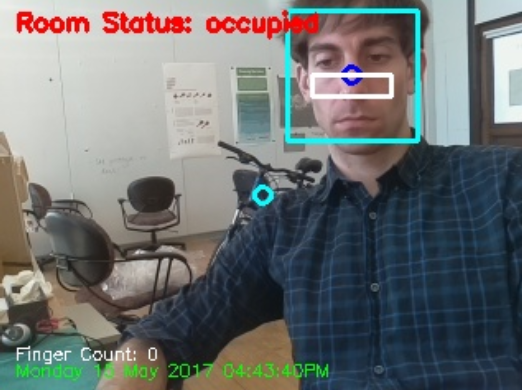
#> input picture SmartLamp/faceTrack.png, 522 x 390 px, given in place of the camera
$ python handDetection.py   (Python 2 division)   (older library calls are emulated)
#> lines starting #> are read from the running program, lines starting #| are printed output that depends on the picture; after the words box and inside, x2 and y2 are one past the last pixel; in counts of white or black regions, pixels touching at a corner belong together
import cv2
import numpy as np
import copy
import math
#from appscript import app

# Environment:
# OS    : Mac OS EL Capitan
# python: 3.5
# opencv: 2.4.13

# parameters
cap_region_x_begin=0.5  # start point/total width
cap_region_y_end=0.8  # start point/total width
threshold = 60  #  BINARY threshold
blurValue = 5  # GaussianBlur parameter
bgSubThreshold = 50

# variables
isBgCaptured = 0   # bool, whether the background captured
triggerSwitch = False  # if true, keyborad simulator works

def printThreshold(thr):
    print("! Changed threshold to "+str(thr))


def removeBG(frame):
    fgmask = bgModel.apply(frame)
    # kernel = cv2.getStructuringElement(cv2.MORPH_ELLIPSE, (3, 3))
    # res = cv2.morphologyEx(fgmask, cv2.MORPH_OPEN, kernel)

    kernel = np.ones((3, 3), np.uint8)
    fgmask = cv2.erode(fgmask, kernel, iterations=1)
    res = cv2.bitwise_and(frame, frame, mask=fgmask)
    return res


def calculateFingers(res,drawing):  # -> finished bool, cnt: finger count
    #  convexity defect
    hull = cv2.convexHull(res, returnPoints=False)
    if len(hull) > 3:
        defects = cv2.convexityDefects(res, hull)
        if type(defects) != type(None):  # avoid crashing.   (BUG not found)

            cnt = 0
            for i in range(defects.shape[0]):  # calculate the angle
                s, e, f, d = defects[i][0]
                start = tuple(res[s][0])
                end = tuple(res[e][0])
                far = tuple(res[f][0])
                a = math.sqrt((end[0] - start[0]) ** 2 + (end[1] - start[1]) ** 2)
                b = math.sqrt((far[0] - start[0]) ** 2 + (far[1] - start[1]) ** 2)
                c = math.sqrt((end[0] - far[0]) ** 2 + (end[1] - far[1]) ** 2)
                angle = math.acos((b ** 2 + c ** 2 - a ** 2) / (2 * b * c))  # cosine theorem
                if angle <= math.pi / 2:  # angle less than 90 degree, treat as fingers
                    cnt += 1
                    cv2.circle(drawing, far, 8, [211, 84, 0], -1)
            return True, cnt
    return False, 0


# Camera
camera = cv2.VideoCapture(0)
ret,frame1 = camera.read()
#> frame1 is the input picture: shape (390, 522, 3); mean B, G, R 113.6, 113.8, 109.8
cv2.imshow('firstimg',frame1)
threshold = 40
#cv2.namedWindow('trackbar')
#cv2.createTrackbar('trh1', 'trackbar', threshold, 100, printThreshold)


while camera.isOpened():
    ret, frame = camera.read()
    threshold = cv2.getTrackbarPos('trh1', 'trackbar')
    frame = cv2.bilateralFilter(frame, 5, 50, 100)  # smoothing filter
    frame = cv2.flip(frame, 1)  # flip the frame horizontally
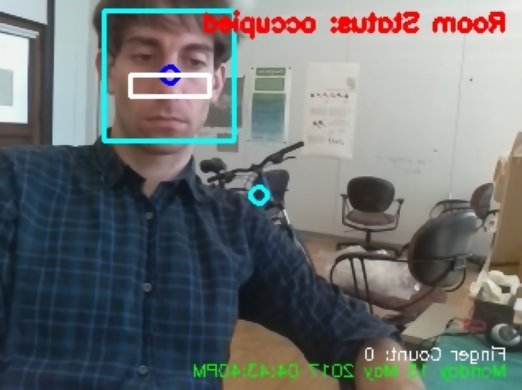
#> frame: shape (390, 522, 3); mean B, G, R 113.6, 113.8, 109.8
    cv2.rectangle(frame, (int(cap_region_x_begin * frame.shape[1]), 0),
                 (frame.shape[1], int(cap_region_y_end * frame.shape[0])), (255, 0, 0), 2)
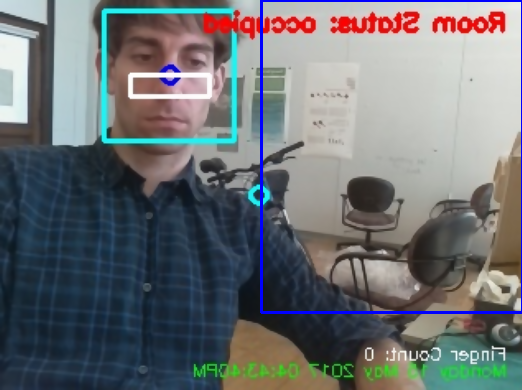
#> frame: shape (390, 522, 3); 1.25% of pixels changed, all inside (x1, y1, x2, y2) = (260, 0, 522, 314)
    cv2.imshow('original', frame)

    #  Main operation
    if isBgCaptured == 1:  # this part wont run until background captured
        img = removeBG(frame)
        img = img[0:int(cap_region_y_end * frame.shape[0]),
                    int(cap_region_x_begin * frame.shape[1]):frame.shape[1]]  # clip the ROI
        cv2.imshow('mask', img)

        # convert the image into binary image
        gray = cv2.cvtColor(img, cv2.COLOR_BGR2GRAY)
        blur = cv2.GaussianBlur(gray, (blurValue, blurValue), 0)
        cv2.imshow('blur', blur)
        ret, thresh = cv2.threshold(blur, threshold, 255, cv2.THRESH_BINARY)
        cv2.imshow('ori', thresh)


        # get the coutours
        thresh1 = copy.deepcopy(thresh)
        _,contours, hierarchy = cv2.findContours(thresh1, cv2.RETR_TREE, cv2.CHAIN_APPROX_SIMPLE)
        length = len(contours)
        maxArea = -1
        if length > 0:
            for i in range(length):  # find the biggest contour (according to area)
                temp = contours[i]
                area = cv2.contourArea(temp)
                if area > maxArea:
                    maxArea = area
                    ci = i

            res = contours[ci]
            hull = cv2.convexHull(res)
            drawing = np.zeros(img.shape, np.uint8)
            cv2.drawContours(drawing, [res], 0, (0, 255, 0), 2)
            cv2.drawContours(drawing, [hull], 0, (0, 0, 255), 3)

            isFinishCal,cnt = calculateFingers(res,drawing)
            if triggerSwitch is True:
                if isFinishCal is True and cnt <= 2:
                    print cnt

        cv2.imshow('output', drawing)

    # Keyboard OP
    k = cv2.waitKey(10)
#> (key Esc is pressed here)
    if k == 27:  # press ESC to exit
        break
    elif k == ord('b'):  # press 'b' to capture the background
        bgModel = cv2.createBackgroundSubtractorMOG2(0, bgSubThreshold)
        isBgCaptured = 1
        print '!!!Background Captured!!!'
    elif k == ord('r'):  # press 'r' to reset the background
        bgModel = None
        triggerSwitch = False
        isBgCaptured = 0
        print '!!!Reset BackGround!!!'
    elif k == ord('n'):
        triggerSwitch = True
        print '!!!Trigger On!!!'
